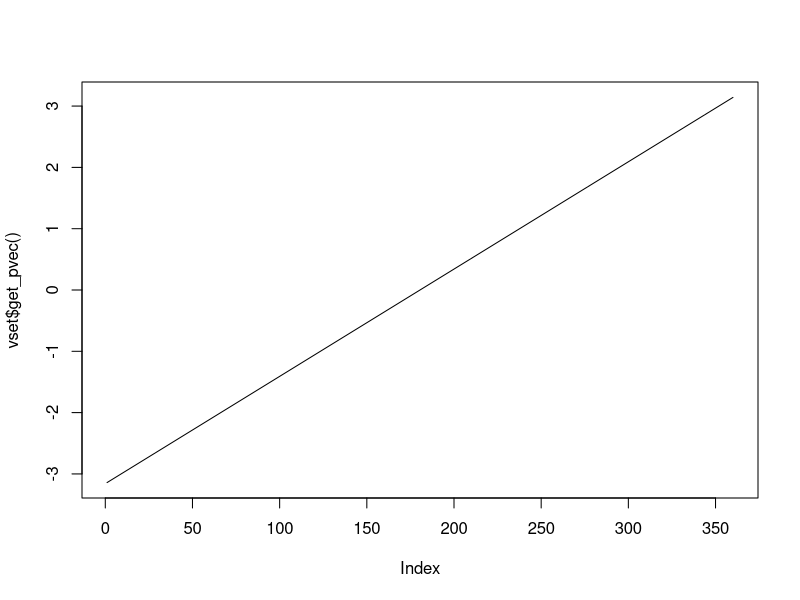
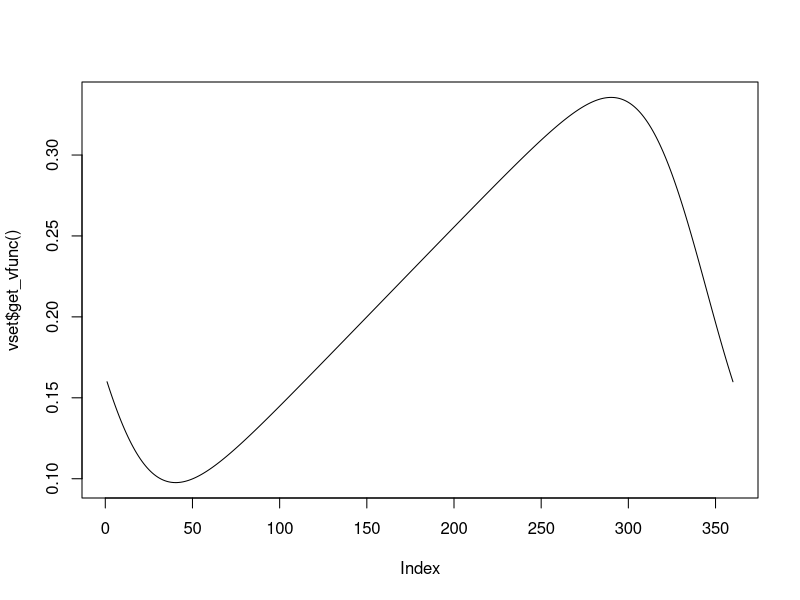

Generate these figures, in order, with R: (Note: this script raises an error after producing the figures.)
# von mises basis function class
vm_bf <- R6::R6Class(
  "vm_bf",
  private = list(
    pvt_center = 0, # center of basis
    pvt_width_sd = 1, # SD of basis
    pvt_weight = 5, # height of basis
    
    # von mises membership function when normalize=TRUE or PDF when normalize=FALSE
    vm_mf = function(x=NULL, mu, kappa, normalize=TRUE) {
      y <- exp(kappa * cos(x - mu))/(2*pi*besselI(kappa, nu = 0))
      if (isTRUE(normalize)) {
        y <- y/max(y)
      }
      return(y)
    },
    setup_bvals = function() {
      x <- seq(-pi, pi, length.out=self$n_points)
      mu <- self$center
      sd <- self$width_sd
      
      # convert to radians for basis calculation
      if (self$units == "degrees") {
        mu <- (pi/180) * mu
        sd <- (pi/180) * sd
        pvec <- x/(pi/180)
      } else {
        pvec <- x
      }
      
      vm <- private$vm_mf(x=x, mu=mu, kappa=1/sd, normalize=FALSE)
      nvm <- vm/max(vm) # normalized basis (membership function)
      avm <- vm/sum(vm) # AUC 1.0 basis (compute against eligibility)
      #weights <- nvm*self$weight
      weights <- avm*self$weight #use AUC version
      df <- data.frame(pvec = pvec, pdf=vm, basis_norm=nvm, basis=avm, weights=weights)
      self$basis_df <- df
    }
  ),
  active = list(
    center = function(value) {
      if (missing(value)) {
        return(private$pvt_center)
      } else {
        checkmate::assert_number(value)
        private$pvt_center <- value
        private$setup_bvals() # re-define basis based on updated center
      }
    },
    width_sd = function(value) {
      if (missing(value)) {
        return(private$pvt_width_sd)
      } else {
        checkmate::assert_number(value)
        private$pvt_width_sd <- value
        private$setup_bvals() # re-define basis based on updated center
      }
    },
    weight = function(v) {
      if (missing(v)) {
        return(private$pvt_weight)
      } else {
        checkmate::assert_number(v)
        private$pvt_weight <- v
        private$setup_bvals() # re-define basis based on updated center
      }
    }
  ),
  public = list(
    units="radians",
    #probability = 0.5,
    weight_sd = 1,
    min_weight = 0,
    n_points=360, # resolution of basis
    basis_df = NULL, # data.frame of positions (x) and basis weights (y)
    initialize = function(units = NULL, center = NULL, width_sd = NULL, weight = NULL, weight_sd = NULL, min_weight = NULL) {
      if (!is.null(units)) self$units <- units
      if (!is.null(center)) private$pvt_center <- center
      if (!is.null(width_sd)) private$pvt_width_sd <- width_sd
      if (!is.null(weight)) private$pvt_weight <- weight
      if (!is.null(weight_sd)) self$weight_sd <- weight_sd
      if (!is.null(min_weight)) self$min_weight <- min_weight
      private$setup_bvals() # setup basis based on inputs
    },
    get_pdf = function() {
      self$basis_df$pdf
    },
    # get the time
    get_pvec = function() {
      self$basis_df$pvec
    },
    get_basis = function() {
      self$basis_df$basis
    },
    get_vfunc = function() {
      self$basis_df$weights
    }
  )
)

# prototype Gaussian radial basis
rbf <- R6::R6Class(
  "rbf",
  public = list(
    units="degrees",
    center = 0,
    width_sd = 10,
    #probability = 0.5,
    weight = 5,
    weight_sd = 1,
    min_weight = 0,
    initialize = function(units = NULL, center = NULL, width_sd = NULL, weight = NULL, weight_sd = NULL, min_weight = NULL) {
      if (!is.null(units)) self$units <- units
      if (!is.null(center)) self$center <- center
      if (!is.null(width_sd)) self$width_sd <- width_sd
      if (!is.null(weight)) self$weight <- weight
      if (!is.null(weight_sd)) self$weight_sd <- weight_sd
      if (!is.null(min_weight)) self$min_weight <- min_weight
    },
    get_vfunc = function() {
      dvec <- dnorm(x=1:360, mean=self$center, sd=self$width_sd)
      dvec <- dvec/max(dvec)*self$weight #renormalize to max=1
      return(dvec)
    }
  )
)


# testing
# a <- vm_bf$new(center=0, width_sd=0.1, weight=5)
# dd <- a$basis_df
# ggplot(dd, aes(x=pvec, y=weights)) + geom_line()
# ggplot(dd, aes(x=pvec, y=pdf)) + geom_line()
# ggplot(dd, aes(x=pvec, y=basis)) + geom_line()


vm_circle_set <- function(n_basis=12, weights=0, width_sd=0.3) {
  # repeat scalar weight for each basis function
  if (length(weights) == 1L) weights <- rep(weights, n_basis)
  if (length(width_sd) == 1L) width_sd <- rep(width_sd, n_basis)
  
  stopifnot(length(weights) == n_basis)
  stopifnot(length(width_sd) == n_basis)
  
  d_theta <- (2*pi)/n_basis
  
  # since circle wraps, we want to avoid adding a redundant basis function at -pi vs. at pi
  loc <- seq(-pi, pi - d_theta, by=d_theta)
  
  vset <- lapply(seq_along(loc), function(ii) {
    vm_bf$new(center=loc[ii], width_sd=width_sd[ii], weight=weights[ii])
  })
  
  vset <- rbf_set$new(elements=vset)
  
  # vdf <- reshape2::melt(vset, varnames=c("point", "basis"))
  # bdf <- merge(vdf, xdf, by="point", all = TRUE)
  # 
  # ggplot(bdf, aes(x=loc_rad, y=weight, color=factor(basis))) +
  #   geom_line() + coord_polar(theta = "x")
  # 
  # ggplot(bdf, aes(x=loc_rad, y=weight, color=factor(basis))) +
  #   geom_line()
}

# class that wraps a set of basis functions
rbf_set <- R6::R6Class(
  "rbf_set",
  public = list(
    elements = list(),
    eligibility = NULL,
    initialize = function(elements = NULL, eligibility=NULL) {
      if (!is.null(elements)) {
        checkmate::assert_list(elements)
        sapply(elements, checkmate::assert_multi_class, classes=c("rbf", "vm_bf"))
        # should probably validate that the pvec is identical for each element in the list...
        self$elements <- elements
      }
      
      if (!is.null(eligibility)) {
        checkmate::assert_multi_class(eligibility, classes=c("rbf", "vm_bf"))
        self$eligibility <- eligibility
      } else {
        # use the first element of the basis set as the eligibility function. Note that the center of the eligibility
        # is updated based on the input, so the location doesn't matter.
        self$eligibility <- elements[[1]]$clone(deep=TRUE)
      }
    },
    get_eligibility = function() {
      self$eligibility$get_basis()
    },
    # get position vector
    get_pvec = function() {
      self$elements[[1]]$get_pvec() # assume that the first position vector is the same for all elements
    },
    get_centers = function() {
      sapply(self$elements, function(x) x$center)
    },
    get_weights = function() {
      sapply(self$elements, function(x) x$weight)
    },
    get_vfunc = function() {
      rowSums(sapply(self$elements, function(x) x$get_vfunc()))
    },
    get_basis = function() {
      sapply(self$elements, function(x) x$get_basis())
    },
    get_basis_df = function() {
      a <- sapply(self$elements, function(x) x$get_basis())
      a_df <- reshape2::melt(a, varnames=c("point", "basis"))
      pvec <- self$elements[[1]]$get_pvec()
      p_df <- data.frame(point=seq_along(pvec), loc=pvec)
      b_df <- merge(a_df, p_df, by="point", all=TRUE) %>%
        dplyr::arrange(basis, point)
    },
    apply_drift = function(step_size) {
      v <- rnorm(1, 0, sd=step_size)
      c <- self$get_centers()
      cnew <- c + v
      cnew <- sapply(cnew, function(x) {
        if (x > 360) x = x - 360
        else if (x < 0) x = 360 + x
        else x
      })
      # update centers
      sapply(seq_along(cnew), function(ii) self$elements[[ii]]$center <- cnew[ii])
      return(self)
    }
  )
)


##
#sig_spread=prop_spread*range(tvec); %determine SD of spread function

# should be same as basis elements
#sig_spread=sig;


##

# test basis set
vset <- vm_circle_set(n_basis=12, weights=1:12, width_sd=0.3)
plot(vset$get_pvec(), type="l")
plot(vset$get_vfunc(), type="l")
vset$get_weights()
vset$get_centers()

df <- data.frame(pos=vset$get_pvec(), y=vset$get_vfunc())
df <- data.frame(pos=vset$get_pvec(), y=vset$get_vfunc())
ggplot(df, aes(x=pos, y=y)) + geom_line() + coord_polar()

x <- vset$get_basis()
vdf <- reshape2::melt(x, varnames=c("point", "basis"))
bdf <- merge(vdf, xdf, by="point", all = TRUE)
ggplot(vdf, aes(x=point, y= weight, color=factor(basis))) + geom_line()

dd <- vset$get_basis_df()
ggplot(dd, aes(x=loc, y=weight, color=factor(basis))) + geom_line()

ee <- vset$eligibility
ee$center <- 0.0
plot(ee$get_vfunc())
sum(ee$get_vfunc())

plot(ee$basis_df$basis_norm)


#em <- pracma::repmat(ee$get_vfunc(), 12, 1)
#em <- replicate(12, ee$get_vfunc())
em <- replicate(12, ee$basis_df$basis_norm)
b <- vset$get_basis()
ep <- em * b

# check overlap
plot(colSums(ep))

ep <- reshape2::melt(ep)
ggplot(ep, aes(x=Var1, y=weight, color=factor(Var2))) + geom_line()

plot(ee$get_vfunc())
plot(b[,7])

# verification that these are identical
cor(ee$get_vfunc(), b[,7])
summary(ee$get_vfunc() - b[,7])

# note that when we multiply two Gaussians together, the effective SD shrinks and even when the overlap is perfect,
# the maximum reaches a weight of .68.

# In the original SCEPTIC, we take the AUC of an untruncated Gaussian as a scaling factor:
refspread <- sum(gaussmf(1:100, sigma=10, mu=50))

# We then multiply this against any AUC=1.0 basis
auc1_example <- gaussmf(1:100, sigma=10, mu=30)
summary(auc1_example)
auc1_example <- auc1_example/sum(auc1_example)
summary(auc1_example)
auc1_example <- auc1_example*refspread # simple undoing of AUC scaling -- goes back to 1.0 max
summary(auc1_example)

# In the simple case (no truncation), this means that elig in h_sceptic_fixed_decay is a 1.0 max gaussmf centered on the RT
elig <- gaussmf(1:100, sigma=10, mu=50)

# This is the multiplied against a basis set where each element has AUC = 1.0
basis <- cbind(
  gaussmf(1:100, sigma=10, mu=40),
  gaussmf(1:100, sigma=10, mu=50),
  gaussmf(1:100, sigma=10, mu=60)
)

basis <- basis/colSums(basis)
apply(basis, 2, sum)
plot(basis[,2])

elig_mat <- replicate(3, elig)

elig_prod <- elig_mat * basis

df <- data.frame(
  t=1:100,
  p1=elig_prod[,1],
  p2=elig_prod[,2],
  p3=elig_prod[,3],
  e=elig/sum(elig)
)

# note that even with the perfect overlap of p2 and elig, the sum is ~.7.
# this is because the product of two Gaussians has a smaller SD even when the means are the same:
# https://rpsychologist.com/calculating-the-overlap-of-two-normal-distributions-using-monte-carlo-integration
colSums(df[,-1])

plot(elig_prod[,1], type="l")
lines(elig_prod[,2], type="l", col="blue")
lines(elig_prod[,3], type="l", col="orange")
lines(elig/sum(elig), type="l", col="green") #original elig -- rescaled to AUC1

# Critically, note that p1 -- the product of the eligbility function and the basis aligned to the same mean is more narrow
# than the eligibility function itself. This is a critical flaw in our products approach
dfm <- df %>% tidyr::gather(key="key", value = "value", -t)
ggplot(dfm, aes(x=t, y=value, color=key)) + geom_line()


sum((ee$basis_df$basis_norm*1.5) *b[,7])


sum((ee$basis_df$basis_norm*1.5) *b[,7])

sum(ee$basis_df$basis_norm *b[,7])

plot(ee$basis_df$basis_norm *b[,7], type="l")
lines(b[,7], type="l", col="blue")

plot(convolve(b[,7], ee$basis_df$basis_norm), type="l")

plot(b[,7], type="l")
plot(ee$basis_df$basis_norm, type="l")

# The correct approach is to normalize all functions to have AUC 1.0 and then to take the 
# pmin -- parallel minima -- to understand their overlap.
sum(b[,7])
sum(ee$basis_df$basis)


dd <- density(ee$basis_df$basis_norm, n = 360)
cbind(ee$basis_df$basis, dd$y)

sum(pmin(b[,7], ee$basis_df$basis))
sum(pmin(b[,8], ee$basis_df$basis))
sum(pmin(b[,6], ee$basis_df$basis))
sum(pmin(b[,5], ee$basis_df$basis))
sum(pmin(b[,1], ee$basis_df$basis))


cbind(pmin(b[,1], ee$basis_df$basis))
sum(apply(cbind(pmin(b[,7], ee$basis_df$basis)), 1, min))


sum(b[,7])
sum(ee$basis_df$basis_norm)


ee$basis_df$basis_norm
sum(ee$basis_df$basis_norm)



# curve 1
dvec <- dnorm(x=100:200, mean=150, sd=10)
dvec <- dvec/max(dvec)

plot(dvec, type="l")

d2 <- dnorm(x=100:200, mean=180, sd=10)
sum(pmin(dvec, d2))



lines(dvec*d2, type="l", col="blue")

int_f <- function(x, mu1, mu2, sd1, sd2) {
  f1 <- dnorm(x, mean=mu1, sd=sd1)
  f2 <- dnorm(x, mean=mu2, sd=sd2)
  pmin(f1, f2)
}
integrate(int_f, -Inf, Inf, mu1=0, mu2=0.0, sd1=1, sd2=1)

#e = sum(repmat(elig,nbasis,1).*inF.gaussmat_trunc, 2);
